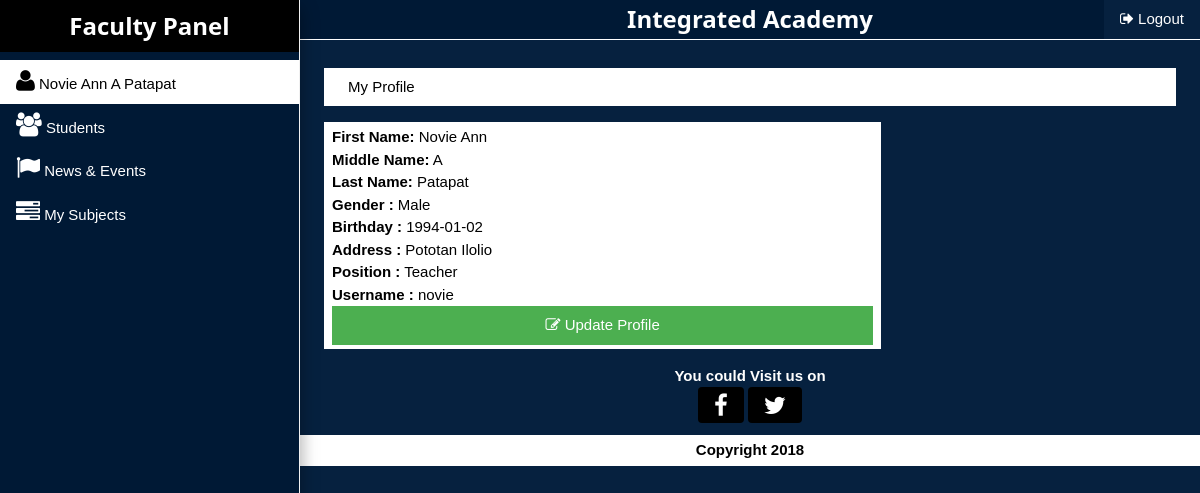
/faculty/profile.php (signed in), run on the app's committed database.
### tables this page shows
CREATE TABLE `tbl_faculty` (
  `tbl_id` int(11) NOT NULL,
  `username` varchar(100) NOT NULL,
  `password` varchar(100) NOT NULL,
  `fname` text NOT NULL,
  `lname` text NOT NULL,
  `mname` text NOT NULL,
  `gender` text NOT NULL,
  `bday` date NOT NULL,
  `address` varchar(500) NOT NULL,
  `position` varchar(200) NOT NULL,
  `date_registered` timestamp NOT NULL DEFAULT CURRENT_TIMESTAMP
);

### libraries/php-func/faculty-session.php (called while the page is built, shortened)
<?php
	include("connection.php");
	if(!empty($_SESSION["faculty_id"]) && !empty($_SESSION["username"])){
		$query = $con->query("select * from tbl_faculty where tbl_id='".$_SESSION["faculty_id"]."' and username='".$_SESSION["username"]."'");
		$row = $query->fetch();
	}else{
		?>
			<script>
				window.location.assign("../faculty/?msg=<i class='fa fa-warning w3-xlarge'></i> Session Expired");
			</script>
		<?php
	}
?>

### faculty/profile.php (the view, shortened to what this page needs)
<?php
	include("../libraries/php-func/main-func.php");
	include("../libraries/php-func/faculty-session.php");
?>
	<div class="w3-col s12 m12 l12 w3-theme w3-padding-0" style="height:100%;">
		<div class="w3-col s10 m3 l3 w3-border-right w3-border-light-grey w3-card-8 w3-theme-dark w3-animate-left" style="height:100%;position:fixed;z-index:998;" id="navigationBar">
			<h3 class="w3-center w3-margin-0 w3-black w3-padding-top w3-padding-bottom">
				<b class=" w3-margin-0 w3-text-white" style="background:rgba(0,0,0,0.70);">Faculty Panel</b>
			</h3>
			<div class="w3-padding-top" style="height:auto;max-height:68%;min-height:auto;overflow-x:hidden;overflow-y:auto;">
				<a href="profile.php" class="w3-padding-medium w3-left-align w3-col s12 m12 l12 w3-btn w3-hover-white w3-white"><i class=" fa fa-user w3-xlarge"></i> <?=ucfirst($row["fname"])." ".ucfirst($row["mname"])." ".ucfirst($row["lname"]);?></a>
				<a href="students.php" class="w3-padding-medium w3-left-align w3-col s12 m12 l12 w3-btn w3-hover-white w3-transparent"><i class=" fa fa-users w3-xlarge "></i> Students</a>
				<a href="news-and-events.php" class="w3-padding-medium w3-left-align w3-col s12 m12 l12 w3-btn w3-hover-white w3-transparent"><i class=" fa fa-flag w3-xlarge"></i> News & Events</a>
				<a href="my-subjects.php" class="w3-padding-medium w3-left-align w3-col s12 m12 l12 w3-btn w3-hover-white w3-transparent"><i class=" fa fa-tasks w3-xlarge"></i> My Subjects</a>
			</div>
		</div>
		<div class="w3-col s12 m9 l9 w3-padding-0 w3-right w3-margin-0 " >
			<div class="w3-padding-0 w3-col s12 m12 l12 w3-center w3-theme-dark w3-margin-0 w3-display-container w3-animate-right w3-border-bottom w3-border-white">
				<a href="../libraries/php-func/faculty-logout.php" class="w3-right w3-btn w3-padding-medium w3-theme w3-hover-white w3-hide-small"><i class="fa fa-sign-out" ></i> Logout</a>
				<h3 class="w3-margin-0 w3-display-middle w3-padding-0 w3-text-white w3-col s8  m8 l8"><b>Integrated Academy</b></h3>
			</div>
			<div class="w3-padding-large w3-col s12 m12 l12 w3-margin-top">
				<div class="w3-padding-medium w3-col s12 m12 l12 w3-white">
					<a class="w3-padding-small w3-white"> My Profile</a>
				</div>
			</div>
			<div class="w3-col s12 m12 l12 w3-padding-small">
				<div class="w3-col s12 m8 l8 w3-padding-left w3-padding-right">
					<div class="w3-col s12 m12 l12 w3-white w3-padding-small">
						<div class="w3-col s12 m12 l12"><b>First Name:</b> <?=$row["fname"];?></div>
						<div class="w3-col s12 m12 l12"><b>Middle Name:</b> <?=$row["mname"];?></div>
						<div class="w3-col s12 m12 l12"><b>Last Name:</b> <?=$row["lname"];?></div>
						<div class="w3-col s12 m12 l12"><b>Gender :</b> <?=$row["gender"];?></div>
						<div class="w3-col s12 m12 l12"><b>Birthday :</b> <?=$row["bday"];?></div>
						<div class="w3-col s12 m12 l12"><b>Address :</b> <?=$row["address"];?></div>
						<div class="w3-col s12 m12 l12"><b>Position :</b> <?=$row["position"];?></div>
						<div class="w3-col s12 m12 l12"><b>Username :</b> <?=$row["username"];?></div>
						<div class="w3-col s12 m12 l12">
							<button type="button" class="w3-btn w3-padding-medium w3-btn-block w3-green" onclick="loadModalContent('FacultyEditResponse','../libraries/php-func/edit-faculty.php?tbl_id=<?=$row["tbl_id"];?>','FacultyEdit')"><i class="fa fa-edit"></i> Update Profile</button>
						</div>
					</div>
				</div>
			</div>

### libraries/stylesheet/w3-theme-blue-grey.css (style rules this page uses)
.w3-theme-dark { color:#fff !important; background-color:#001935 !important }
.w3-theme { color:#fff !important; background-color:#06213f !important }

### data on the page
tbl_faculty: fname "Novie Ann", mname "A", lname "Patapat", gender "Male", bday "1994-01-02", address "Pototan Ilolio", position "Teacher", username "novie"
